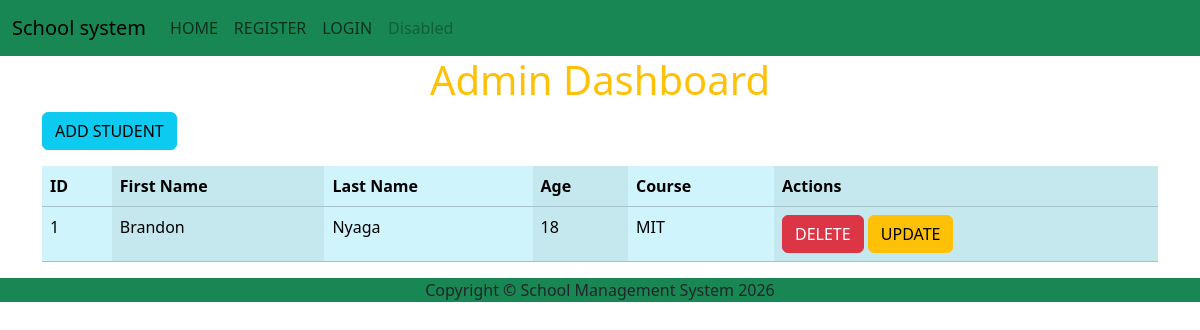
/students/, run on an earlier commit of the app's database.
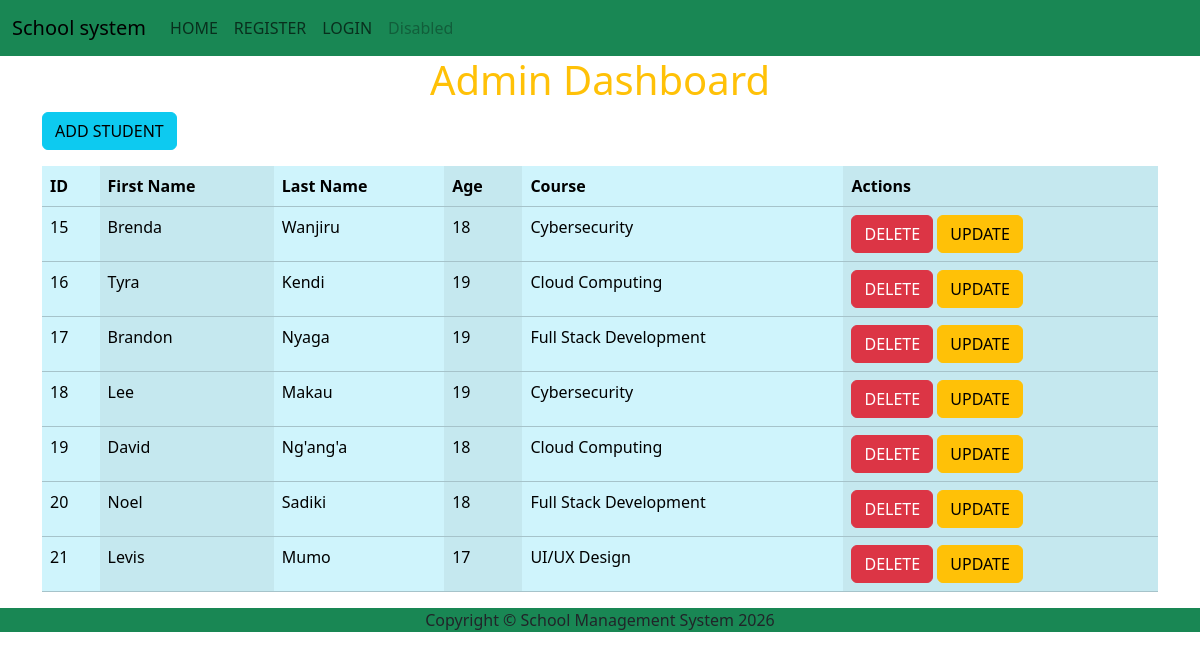
And on a later commit of the database.
### myapp/models.py (models this page shows, shortened)
class Student(models.Model):
    firstname = models.CharField(max_length=50)
    lastname = models.CharField(max_length=50)
    age = models.IntegerField()
    course = models.CharField(max_length=50)

### myapp/views.py (the view)
# urls.py: path('students/', views.read_students, name='students'),
def read_students(request):
    students=Student.objects.all()
    return render(request,'admindashboard.html',{'students':students})

### myapp/templates/admindashboard.html (shortened to what this page needs)
{%extends 'base.html'%}
{% block content %}
<div class="container">
    <h1 class="text-warning text-center">Admin Dashboard</h1>
    <a href="{% url 'add' %}" class="btn btn-info mb-3">ADD STUDENT</a>
    <table class="table table-info table-striped-columns">
        <thead>
            <tr>
                <th>ID</th>
                <th>First Name</th>
                <th>Last Name</th>
                <th>Age</th>
                <th>Course</th>
                <th>Actions</th>
            </tr>
        </thead>
        <tbody>
            {% for x in students %}
            <tr>
                <td>{{x.id}}</td>
                <td>{{x.firstname}}</td>
                <td>{{x.lastname}}</td>
                <td>{{x.age}}</td>
                <td>{{x.course}}</td></td>
                <td>
                    <a href="{% url 'delete' x.id %}" class="btn btn-danger" onclick="return confirm('Are you sure you want to delete {{x.firstname}}?')"
                    >DELETE</a>
                    <a href="{% url 'update' x.id %}" class="btn btn-warning">UPDATE</a>
                </td>
            </tr>
        </tbody>
        {% endfor %}
    </table>
</div>
{% endblock %}

### myapp/templates/base.html (shortened to what this page needs)
<!DOCTYPE html>
<html lang="en">
<head class="bg-success">
    <link href="https://cdn.jsdelivr.net/npm/bootstrap@5.3.8/dist/css/bootstrap.min.css" rel="stylesheet">
</head>
<body>
    <nav class="navbar navbar-expand-lg bg-success">
  <div class="container-fluid">
    <div class="collapse navbar-collapse" id="navbarTogglerDemo01">
      <a class="navbar-brand" href="#">School system</a>
      <ul class="navbar-nav me-auto mb-2 mb-lg-0">
        {% if user.is_authenticated %}
        <li class="nav-item">
          <span class="navbar-text text-white">Welcome {{ user.username }}!</span>
        </li>
        {% if user.is_staff %}
        <li class="nav-item">
          <a class="nav-link active" aria-current="page" href="{%url 'students' %}">ADMIN DASHBOARD</a>
        </li>
        <li class="nav-item">
          <a class="nav-link" href="{%url 'add' %}">ADD STUDENT</a>
        </li>
        {% else %}
        <li class="nav-item">
          <a class="nav-link active" aria-current="page" href="{%url 'dashboard' %}">DASHBOARD</a>
        </li>
        {% endif %}
        <li class="nav-item">
          <a class="nav-link" href="{%url 'logout' %}">LOGOUT</a>
        </li>
        {% else %}
        <li class="nav-item">
          <a class="nav-link" href="{%url 'index' %}">HOME</a>
        </li>
        <li class="nav-item">
          <a class="nav-link" href="{%url 'register' %}">REGISTER</a>
        </li>
        <li class="nav-item">
          <a class="nav-link" href="{%url 'login' %}">LOGIN</a>
        </li>
        {% endif %}
        <li class="nav-item">
          <a class="nav-link disabled" aria-disabled="true">Disabled</a>
        </li>
      </ul>
    </div>
  </div>
</nav>
<main>
     {% block content %}
     {% endblock %}
</main>
<footer class="bg-success">
    <p class="text-center">Copyright &copy; School Management System 2026</p>
</footer>
</body>
</html>

What changed in the data, as far as the page shows it:
removed Student: id "1", firstname "Brandon", lastname "Nyaga", age "18", course "MIT"
added Student: id "15", firstname "Brenda", lastname "Wanjiru", age "18", course "Cybersecurity"
added Student: id "16", firstname "Tyra", lastname "Kendi", age "19", course "Cloud Computing"
added Student: id "17", firstname "Brandon", lastname "Nyaga", age "19", course "Full Stack Development"
added Student: id "18", firstname "Lee", lastname "Makau", age "19", course "Cybersecurity"
added Student: id "19", firstname "David", lastname "Ng'ang'a", age "18", course "Cloud Computing"
added Student: id "20", firstname "Noel", lastname "Sadiki", age "18", course "Full Stack Development"
added Student: id "21", firstname "Levis", lastname "Mumo", age "17", course "UI/UX Design"
